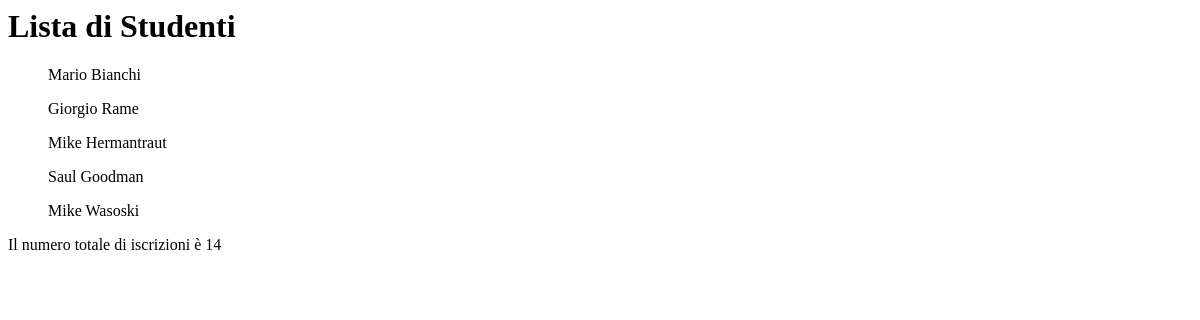
Page /studenti_iscritti/ on the earlier database version.
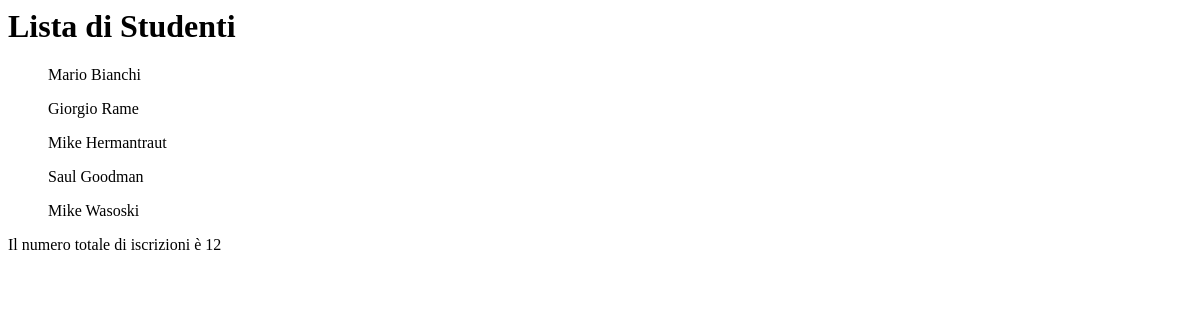
Same page on the later database version.
### iscrizioni/models.py (models this page shows, shortened)
class Studente(models.Model):
    name=models.CharField(max_length=50)
    surname=models.CharField(max_length=50)
    class Meta: verbose_name_plural = "Studenti"

class Insegnamento(models.Model):
    titolo = models.CharField(max_length=50)
    studenti= models.ManyToManyField(Studente, default=None)
    class Meta:verbose_name_plural = "Insegnamenti"

### iscrizioni/views.py (the view)
# urls.py: path('studenti_iscritti/', ListaStudentiIscritti.as_view(), name = "studentiiscritti" ),
class ListaStudentiIscritti(ListView):
    model = Studente
    template_name= "studenti_iscritti.html"
    def get_model_name(self):
        return self.model._meta.verbose_name_plural
    def get_context_data(self, **kwargs):
        ctx = super().get_context_data(**kwargs)
        ctx["titolo"] = "Lista Studenti con Iscrizioni"
        return ctx
    def get_totale_iscrizioni(self):
        count=0
        for i in Insegnamento.objects.all():
            count += i.studenti.all().count()
        return count

### iscrizioni/templates/studenti_iscritti.html (shortened to what this page needs)
{%  extends 'base.html' %}
{% block content %}
<h1> Lista di {{ view.get_model_name }} </h1>
{% for p in object_list %}
<ul>
    {{ p.name }} {{ p.surname }}
</ul>
{% endfor %}
<p> Il numero totale di iscrizioni è {{ view.get_totale_iscrizioni }}</p>
{% endblock %}

Differences in the rows shown:
removed Insegnamento: get_totale_iscrizioni "14"
added Insegnamento: get_totale_iscrizioni "12"
